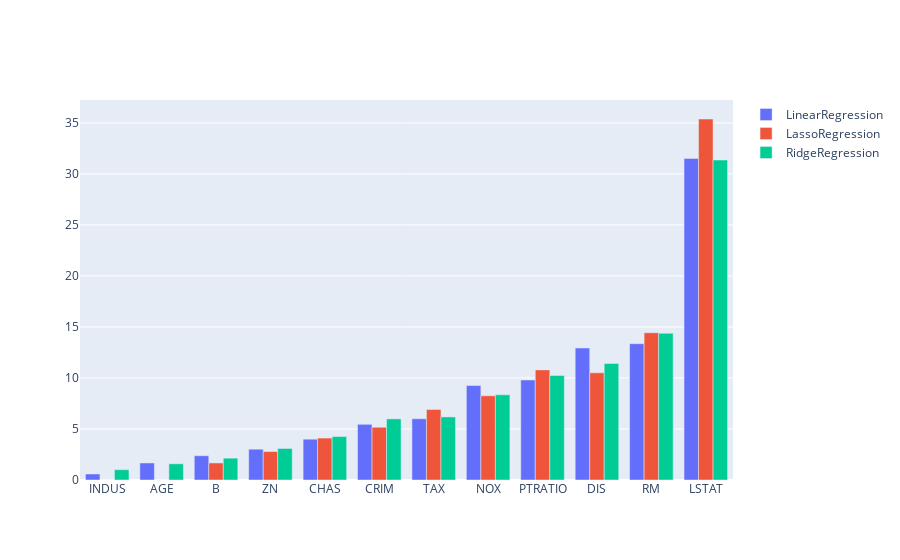

Source (notebook cell):
### Code cell
fig = go.Figure()
fig.add_trace(go.Bar(
                    x=df_Features.index,
                    y=df_Features.LinearRegression,
                    name='LinearRegression',             
))
fig.add_trace(go.Bar(
                    x=df_Features.index,
                    y=df_Features.LassoRegression,
                    name='LassoRegression',             
))
fig.add_trace(go.Bar(
                    x=df_Features.index,
                    y=df_Features.RidgeRegression,
                    name='RidgeRegression',             
))
fig.show()

### Figure 1 — Plotly figure (JSON) as saved in the notebook; plotly's stock layout.template omitted (floating-point values rounded to 4 significant figures)
{"data": [{"name": "LinearRegression", "type": "bar", "x": ["INDUS", "AGE", "B", "ZN", "CHAS", "CRIM", "TAX", "NOX", "PTRATIO", "DIS", "RM", "LSTAT"], "y": [0.59, 1.67, 2.38, 3.02, 4, 5.46, 6, 9.26, 9.8, 12.94, 13.36, 31.52]}, {"name": "LassoRegression", "type": "bar", "x": ["INDUS", "AGE", "B", "ZN", "CHAS", "CRIM", "TAX", "NOX", "PTRATIO", "DIS", "RM", "LSTAT"], "y": [0, 0, 1.67, 2.79, 4.11, 5.17, 6.91, 8.25, 10.79, 10.5, 14.43, 35.38]}, {"name": "RidgeRegression", "type": "bar", "x": ["INDUS", "AGE", "B", "ZN", "CHAS", "CRIM", "TAX", "NOX", "PTRATIO", "DIS", "RM", "LSTAT"], "y": [1.01, 1.59, 2.14, 3.09, 4.26, 5.99, 6.18, 8.35, 10.24, 11.42, 14.38, 31.36]}], "layout": {}}
